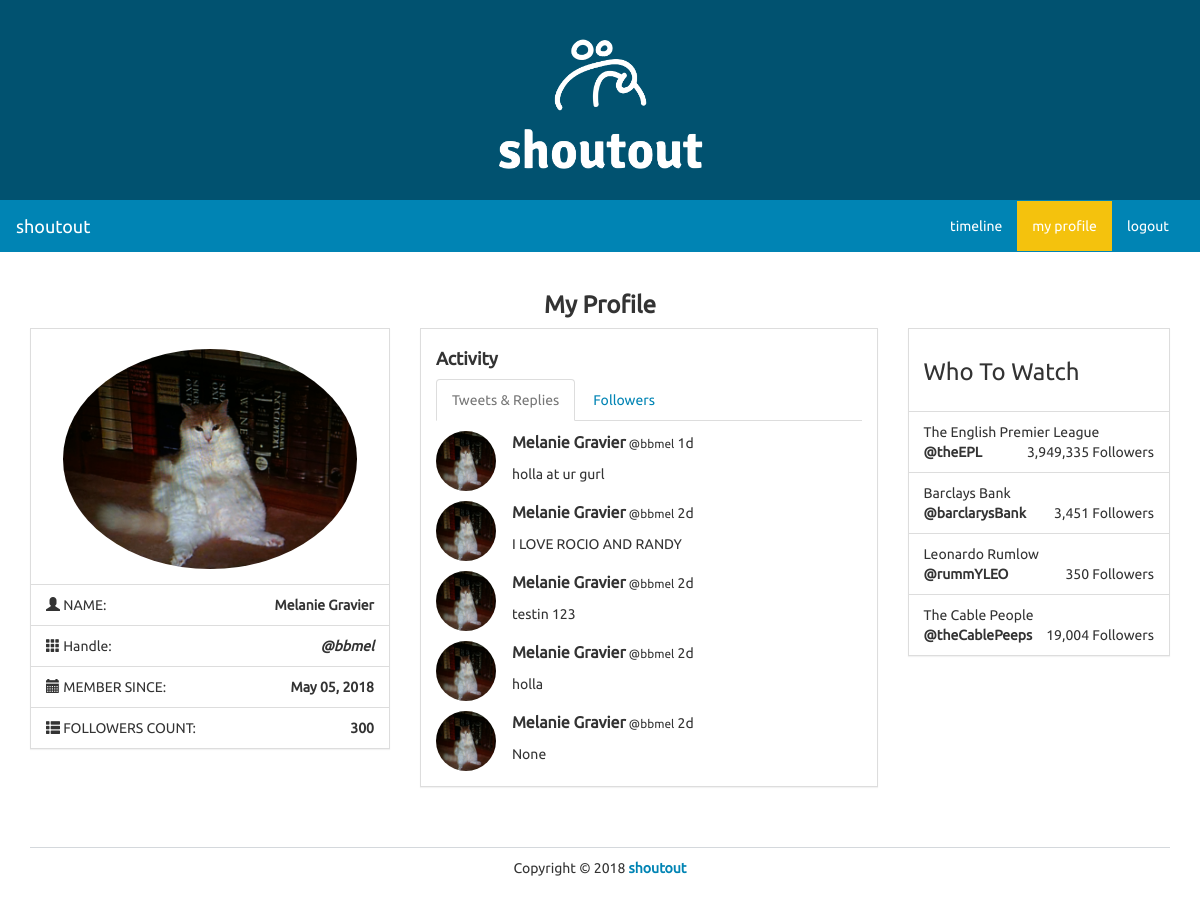
Page /profile/bbmel on the committed database.
### models.py (models this page shows)
class User(UserMixin, db.Model):
    id = db.Column(db.Integer, primary_key=True)
    name = db.Column(db.String(100))
    username = db.Column(db.String(30))
    image = db.Column(db.String(100))
    password = db.Column(db.String(50))
    join_date = db.Column(db.DateTime)
    shoutous = db.relationship('Shoutout', backref='user', lazy='dynamic')
    following = db.relationship('User', secondary=followers,
        primaryjoin=(followers.c.follower_id == id),
        secondaryjoin=(followers.c.followee_id == id),
        backref=db.backref('followers', lazy='dynamic'), lazy='dynamic')

class Shoutout(db.Model):
    id = db.Column(db.Integer, primary_key=True)
    user_id = db.Column(db.Integer, db.ForeignKey('user.id'))
    text = db.Column(db.String(200))
    date_created = db.Column(db.DateTime)

### views.py (the view)
@app.route('/profile', defaults={'username' : None})
@app.route('/profile/<username>')
def profile(username):
    if username:
        user = User.query.filter_by(username=username).first()
        if not user:
            abort(404)
    else:
        user = current_user
    shoutouts = Shoutout.query.filter_by(user=user).order_by(Shoutout.date_created.desc()).all()
    current_time = datetime.now()
    return render_template('profile.html', current_user=user, shoutouts=shoutouts, current_time=current_time)

### app.py (called while the page is built)
@app.template_filter('time_since')
def time_since(delta):
    seconds = delta.total_seconds()
    days, seconds = divmod(seconds, 86400)
    hours, seconds = divmod(seconds, 3600)
    minutes, seconds = divmod(seconds, 60)
    if days > 0:
        return '%dd' % (days)
    elif hours > 0:
        return '%dh' % (hours)
    elif minutes > 0:
        return '%dm' % (minutes)
    else:
        return 'Just now'

### templates/profile.html (shortened to what this page needs)
<!DOCTYPE html>
<html lang="en">
	<head>
		<link rel="stylesheet" href="{{ url_for('static', filename='bs/css/united.min.css') }}">
		<link rel="stylesheet" href="{{ url_for('static', filename='css/styles.css') }}">
	</head>
	<body>
		<div class="container-fluid">
			<div class="row" id="banner">
				<div class="title col-lg-12">
					<img src='static/logos/white_logo_transparent.png' alt="logo" width="19%" height="19%">
				</div>
			</div>
		</div>
		<nav class="navbar navbar-default" role="navigation">
			<div class="container-fluid">
				<div class="navbar-header">
					<a class="navbar-brand" href="./">shoutout</a>
				</div>
				<div class="collapse navbar-collapse navbar-ex1-collapse">
					<ul class="nav navbar-nav navbar-right">
						<li><a href="{{ url_for('timeline') }}">timeline</a></li>
						<li class="active"><a href="{{ url_for('profile') }}">my profile</a></li>
						<li class=""><a href="{{ url_for('logout') }}">logout</a></li>
					</ul>
				</div>
			</div>
		</nav>
		<div class="container">
			<div class="row">
				<div class="col-lg-12">
					<h3 class="text-center bold">My Profile</h3>
				</div>
				<div class="col-lg-4">
					<div class="panel panel-default">
						<div class="panel-body">
							<div class="row pad">
								<div class="col-lg-12">
									<img src="{{ current_user.image }}" class="img-responsive img-circle center-block" alt="Image" style="height: 220px;" />
								</div>
							</div>
						</div>
						<ul class="list-group">
							<li class="list-group-item">
								<i class="glyphicon glyphicon-user"></i> NAME:
								<strong class="pull-right">{{ current_user.name }}</strong>
							</li>
							<li class="list-group-item">
								<i class="glyphicon glyphicon-th"></i> Handle:
								<strong class="pull-right"><em>@{{ current_user.username }}</em></strong>
							</li>
							<li class="list-group-item">
								<i class="glyphicon glyphicon-calendar"></i> MEMBER SINCE:
								<strong class="pull-right">{{ current_user.join_date.strftime('%B %d, %Y') }}</strong>
							</li>
							<li class="list-group-item">
								<i class="glyphicon glyphicon-th-list"></i> FOLLOWERS COUNT:
								<strong class="pull-right">300</strong>
							</li>
						</ul>
					</div>
				</div>
				<div class="col-lg-5">
					<div class="panel panel-default">
						<div class="panel-body">
							<h4><strong>Activity</strong></h4>
							<div role="tabpanel">
								<ul class="nav nav-tabs" role="tablist">
									<li role="presentation" class="active">
										<a href="#tweets" aria-controls="tweets" role="tab" data-toggle="tab">Tweets &amp; Replies</a>
									</li>
									<li role="presentation">
										<a href="#followings" aria-controls="followings" role="tab" data-toggle="tab">Followers</a>
									</li>
								</ul>
								<div class="tab-content">
									<div role="tabpanel" class="tab-pane active" id="tweets">
										{% for shoutout in shoutouts %}
										<div class="row">
											<div class="col-lg-12">
												<div class="row pad">
													<div class="col-lg-2">
														<img src="{{ shoutout.user.image }}" class="img-circle" style="width: 60px; height: 60px;" />
													</div>
													<div class="col-lg-10">
														<div>
															<strong class="mid">{{ shoutout.user.name }}</strong>
															<small>@{{ shoutout.user.username }}</em></small>
															{{ (current_time - shoutout.date_created)|time_since }}
														</div>
														<div class="pad">
															{{ shoutout.text }}
														</div>
													</div>
												</div>
											</div>
										</div>
										{% endfor %}
									</div>
								</div>
							</div>
						</div>
					</div>
				</div>
				<div class="col-lg-3">
					<div class="panel panel-default">
						<div class="panel-body">
							<h3>Who To Watch</h3>
						</div>
						<ul class="list-group">
							<li class="list-group-item">
								The English Premier League
								<div>
									<strong>@theEPL</strong>
									<span class="pull-right">
										3,949,335 Followers
									</span>
								</div>
							</li>
							<li class="list-group-item">
								Barclays Bank
								<div>
									<strong>@barclarysBank</strong>
									<span class="pull-right">
										3,451 Followers
									</span>
								</div>
							</li>
							<li class="list-group-item">
								Leonardo Rumlow
								<div>
									<strong>@rummYLEO</strong>
									<span class="pull-right">
										350 Followers
									</span>
								</div>
							</li>
							<li class="list-group-item">
								The Cable People
								<div>
									<strong>@theCablePeeps</strong>
									<span class="pull-right">
										19,004 Followers
									</span>
								</div>
							</li>
						</ul>
					</div>
				</div>
			</div>
			<footer>
				<div class="row pad">
					<div class="col-lg-12 text-center">
						Copyright &copy; 2018 <strong> <a href="./">shoutout</a></strong>
					</div>
				</div>
			</footer>
		</div>
	</body>
</html>

### static/css/styles.css (style rules this page uses)
body { font-family: Ubuntu, verdana, georgia, serif, sans-serif; }
a, a:hover, a:active, a:focus, a:visited { text-decoration: none; }
.bold { font-weight: bolder !important; }
div.panel, .btn, .navbar { border-radius: 0; }
footer { margin-top: 40px; margin-bottom: 20px; }
.pad { margin-top: 10px !important; }
div.panel-body { padding-top: 10px; }
.mid { font-size: 16px; }
body > nav { border-radius: 0 !important; }
footer { border-top: 1px solid rgba(44, 62, 80, .2); }
#banner { height: 200px; background-color: #015270; text-align: center; padding: 10px; padding-top: 20px; }

### rows in the picture
User: image (picture), name "Melanie Gravier", username "bbmel", join_date "May 05, 2018"
Shoutout: user.image (picture), user.name "Melanie Gravier", user.username "bbmel", (current_time-shoutout.date_created)|time_since "1d", text "holla at ur gurl"
Shoutout: user.image (picture), user.name "Melanie Gravier", user.username "bbmel", (current_time-shoutout.date_created)|time_since "2d", text "I LOVE ROCIO AND RANDY"
Shoutout: user.image (picture), user.name "Melanie Gravier", user.username "bbmel", (current_time-shoutout.date_created)|time_since "2d", text "testin 123"
Shoutout: user.image (picture), user.name "Melanie Gravier", user.username "bbmel", (current_time-shoutout.date_created)|time_since "2d", text "holla"
Shoutout: user.image (picture), user.name "Melanie Gravier", user.username "bbmel", (current_time-shoutout.date_created)|time_since "2d", text "None"
